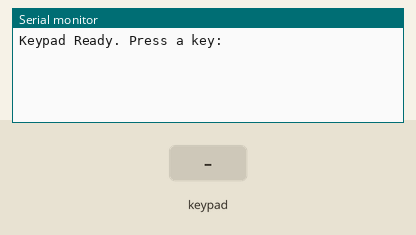
Recording of a sketch running on a simulated ESP32. On the bench: the last lines printed to the serial monitor. The test bench sets the inputs (shaded band).

Above: at 1.2 s.
1.3 s: key '1' pressed
At 2.4 s:
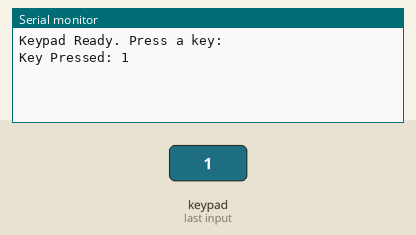
2.8 s: keypad keys 1 3 1 2 1 4 2 7 # pressed 0.4 s apart
At 6.9 s:
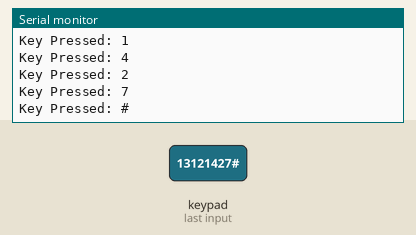
7.9 s: key 'A' pressed
At 8.5 s:
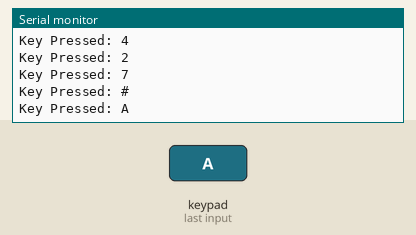
9.4 s: keypad keys 1 3 1 2 1 4 2 7 * pressed 0.4 s apart
At 13.4 s:
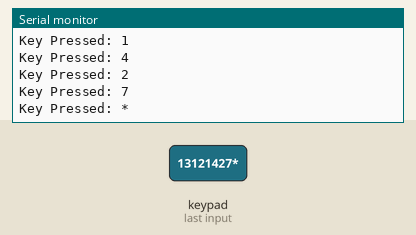
14.5 s: key 'B' pressed
At 15.7 s:
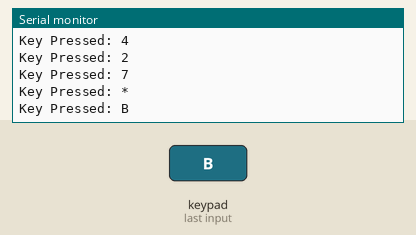
16.0 s: keypad keys 1 3 1 2 1 4 2 7 D pressed 0.4 s apart
At 19.6 s:
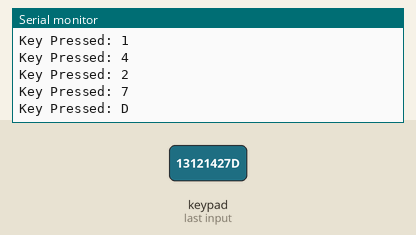
Timing chart, 0 to 21.1 s (numbered marks = the images above; inputs shaded):
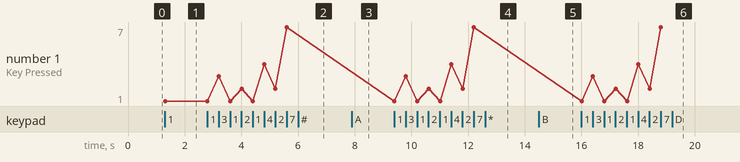

The sketch:

keypad_number.ino
```cpp
#include <Keypad.h>

const byte ROWS = 4;
const byte COLS = 4;
char keys[ROWS][COLS] = {
  {'1','2','3','A'},
  {'4','5','6','B'},
  {'7','8','9','C'},
  {'*','0','#','D'}
};

// Use safe GPIOs on ESP32
byte rowPins[ROWS] = {13, 12, 14, 27};  // Adjust to your wiring
byte colPins[COLS] = {26, 25, 23, 32};  // Adjust to your wiring

Keypad keypad = Keypad(makeKeymap(keys), rowPins, colPins, ROWS, COLS);

void setup() {
  Serial.begin(9600);  // Changed from 115200 to 9600
  Serial.println("Keypad Ready. Press a key:");
}

void loop() {
  char key = keypad.getKey();

  if (key) {
    if (key == 'C') {
      Serial.println("\n--- Screen Cleared ---\n");
      for (int i = 0; i < 20; i++) Serial.println();
    } else {
      Serial.print("Key Pressed: ");
      Serial.println(key);
    }
  }
}
```

Measured:
- after the input at 1.3 s, the serial monitor: prints a new line at once (image 1)
- after the input at 2.8 s, the serial monitor: prints a new line after 0.41 s (image 2)
- after the input at 7.9 s, the serial monitor: prints a new line at once (image 3)
- after the input at 9.4 s, the serial monitor: prints a new line at once (image 4)
- after the input at 14.5 s, the serial monitor: prints a new line at once (image 5)
- after the input at 16.0 s, the serial monitor: prints a new line at once (image 6)
- plotted number 1: 1 → 7 after the input at 2.8 s
